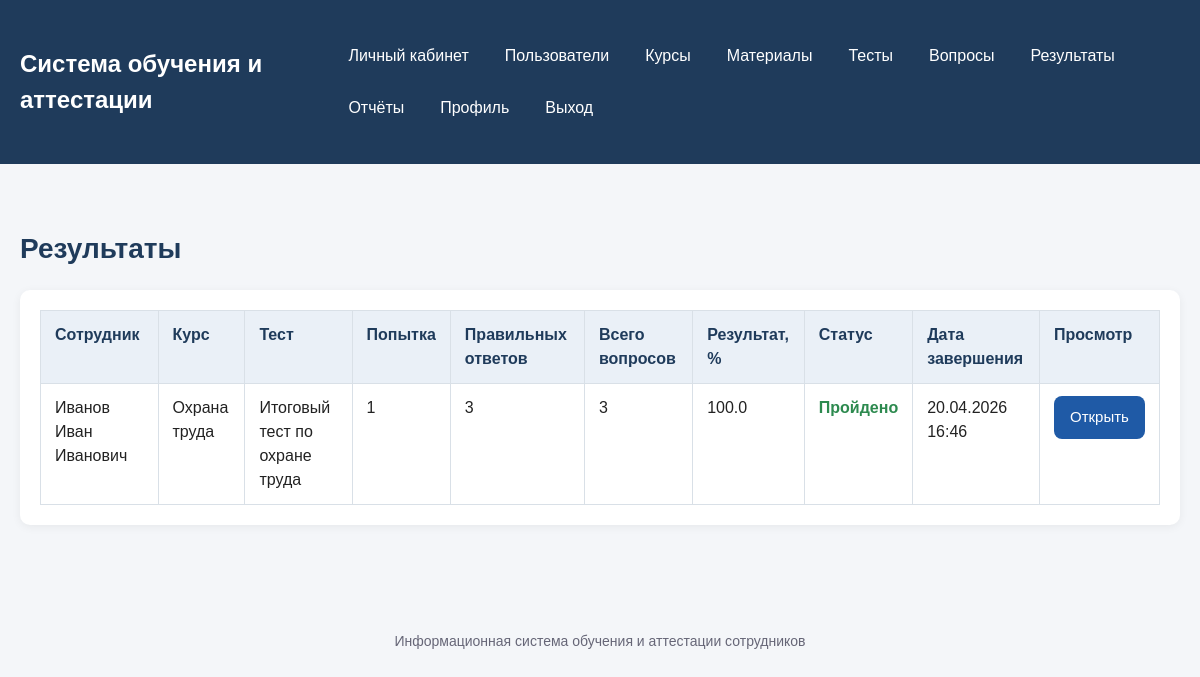
The page /results (signed in) on the database its author committed.
### models.py (models this page shows, shortened)
class Attempt(db.Model):
    __tablename__ = "attempts"
    id = db.Column(db.Integer, primary_key=True)
    attempt_number = db.Column(db.Integer, nullable=False, default=1)
    correct_answers = db.Column(db.Integer, nullable=False, default=0)
    total_questions = db.Column(db.Integer, nullable=False, default=0)
    score_percent = db.Column(db.Float, nullable=False, default=0.0)
    status = db.Column(db.String(30), nullable=False, default="Не пройдено")
    started_at = db.Column(db.DateTime, default=datetime.utcnow, nullable=False)
    finished_at = db.Column(db.DateTime)
    user_id = db.Column(
        db.Integer,
        db.ForeignKey("users.id", ondelete="CASCADE"),
        nullable=False
    )
    test_id = db.Column(
        db.Integer,
        db.ForeignKey("tests.id", ondelete="CASCADE"),
        nullable=False
    )
    user = db.relationship("User", back_populates="attempts")
    test = db.relationship("Test", back_populates="attempts")
    answers = db.relationship(
        "AttemptAnswer",
        back_populates="attempt",
        cascade="all, delete-orphan",
        order_by="AttemptAnswer.id.asc()"
    )

class User(db.Model):
    __tablename__ = "users"
    id = db.Column(db.Integer, primary_key=True)
    full_name = db.Column(db.String(150), nullable=False)
    login = db.Column(db.String(80), unique=True, nullable=False)
    password = db.Column(db.String(255), nullable=False)
    role = db.Column(db.String(30), nullable=False, default="employee")
    assignments = db.relationship(
        "CourseAssignment",
        back_populates="user",
        cascade="all, delete-orphan"
    )
    attempts = db.relationship(
        "Attempt",
        back_populates="user",
        cascade="all, delete-orphan"
    )

class Course(db.Model):
    __tablename__ = "courses"
    id = db.Column(db.Integer, primary_key=True)
    title = db.Column(db.String(200), nullable=False)
    description = db.Column(db.Text)
    materials = db.relationship(
        "Material",
        back_populates="course",
        cascade="all, delete-orphan"
    )
    tests = db.relationship(
        "Test",
        back_populates="course",
        cascade="all, delete-orphan"
    )
    assignments = db.relationship(
        "CourseAssignment",
        back_populates="course",
        cascade="all, delete-orphan"
    )

class Test(db.Model):
    __tablename__ = "tests"
    id = db.Column(db.Integer, primary_key=True)
    title = db.Column(db.String(200), nullable=False)
    description = db.Column(db.Text)
    pass_score = db.Column(db.Integer, nullable=False, default=70)
    question_count = db.Column(db.Integer, nullable=False, default=10)
    max_attempts = db.Column(db.Integer, nullable=False, default=3)
    is_active = db.Column(db.Boolean, default=True, nullable=False)
    course_id = db.Column(
        db.Integer,
        db.ForeignKey("courses.id", ondelete="CASCADE"),
        nullable=False
    )
    course = db.relationship("Course", back_populates="tests")
    questions = db.relationship(
        "Question",
        back_populates="test",
        cascade="all, delete-orphan",
        order_by="Question.id.asc()"
    )
    attempts = db.relationship(
        "Attempt",
        back_populates="test",
        cascade="all, delete-orphan"
    )

### app.py (the view)
@app.route("/results")
@login_required
def results():
    user = current_user()
    if user.role == "admin":
        attempts = Attempt.query.order_by(Attempt.finished_at.desc().nullslast()).all()
    elif user.role == "manager":
        attempts = Attempt.query.order_by(Attempt.finished_at.desc().nullslast()).all()
    else:
        attempts = (
            Attempt.query.filter_by(user_id=user.id)
            .order_by(Attempt.finished_at.desc().nullslast())
            .all()
        )
    return render_template("results.html", attempts=attempts)

### app.py (called while the page is built)
def current_user():
    user_id = session.get("user_id")
    if not user_id:
        return None
    return db.session.get(User, user_id)

@app.context_processor
def inject_user():
    return {"current_user": current_user()}

def login_required(view_func):
    @wraps(view_func)
    def wrapper(*args, **kwargs):
        if not current_user():
            flash("Сначала войдите в систему.", "warning")
            return redirect(url_for("login"))
        return view_func(*args, **kwargs)
    return wrapper

### templates/results.html (shortened to what this page needs)
{% extends "base.html" %}
{% block content %}
    <h1 class="page-title">
        {% if current_user.role == 'employee' %}
            Мои результаты
        {% else %}
            Результаты
        {% endif %}
    </h1>
    <section class="section">
        {% if attempts %}
            <div class="table-wrapper">
                <table>
                    <thead>
                        <tr>
                            {% if current_user.role != 'employee' %}
                                <th>Сотрудник</th>
                            {% endif %}
                            <th>Курс</th>
                            <th>Тест</th>
                            <th>Попытка</th>
                            <th>Правильных ответов</th>
                            <th>Всего вопросов</th>
                            <th>Результат, %</th>
                            <th>Статус</th>
                            <th>Дата завершения</th>
                            <th>Просмотр</th>
                        </tr>
                    </thead>
                    <tbody>
                        {% for attempt in attempts %}
                            <tr>
                                {% if current_user.role != 'employee' %}
                                    <td>{{ attempt.user.full_name }}</td>
                                {% endif %}
                                <td>{{ attempt.test.course.title }}</td>
                                <td>{{ attempt.test.title }}</td>
                                <td>{{ attempt.attempt_number }}</td>
                                <td>{{ attempt.correct_answers }}</td>
                                <td>{{ attempt.total_questions }}</td>
                                <td>{{ attempt.score_percent }}</td>
                                <td>
                                    {% if attempt.status == 'Пройдено' %}
                                        <span class="result-status success" style="font-size: 16px; margin: 0;">
                                            {{ attempt.status }}
                                        </span>
                                    {% else %}
                                        <span class="result-status fail" style="font-size: 16px; margin: 0;">
                                            {{ attempt.status }}
                                        </span>
                                    {% endif %}
                                </td>
                                <td>
                                    {% if attempt.finished_at %}
                                        {{ attempt.finished_at.strftime('%d.%m.%Y %H:%M') }}
                                    {% else %}
                                        —
                                    {% endif %}
                                </td>
                                <td>
                                    <a href="{{ url_for('test_result', attempt_id=attempt.id) }}" class="btn btn-primary">
                                        Открыть
                                    </a>
                                </td>
                            </tr>
                        {% endfor %}
                    </tbody>
                </table>
            </div>
        {% else %}
            <p>Результаты пока отсутствуют.</p>
        {% endif %}
    </section>
{% endblock %}

### static/css/style.css (style rules this page uses)
* { box-sizing: border-box; margin: 0; padding: 0; }
body { font-family: Arial, sans-serif; background: #f4f6f9; color: #222; line-height: 1.5; }
a { color: #1f5aa6; text-decoration: none; }
.page-title { font-size: 28px; margin-bottom: 20px; color: #1f3b5b; }
.section { background: #ffffff; border-radius: 10px; padding: 20px; margin-bottom: 20px; box-shadow: 0 2px 10px rgba(0, 0, 0, 0.06); }
.table-wrapper { overflow-x: auto; }
table { width: 100%; border-collapse: collapse; background: #ffffff; }
table th, table td { padding: 12px 14px; border: 1px solid #d9e0e7; text-align: left; vertical-align: top; }
table th { background: #eaf0f7; color: #1f3b5b; font-weight: bold; }
.btn { display: inline-block; padding: 10px 16px; border: none; border-radius: 8px; cursor: pointer; font-size: 15px; text-align: center; text-decoration: none; transition: 0.2s ease; }
.btn-primary { background: #1f5aa6; color: #ffffff; }
.result-status { font-size: 20px; font-weight: bold; margin-bottom: 12px; }
.result-status.success { color: #2d8a4f; }

### rows shown on the page
Attempt: user.full_name "Иванов Иван Иванович", test.course "Охрана труда", test "Итоговый тест по охране труда", attempt_number "1", correct_answers "3", total_questions "3", score_percent "100.0", status "Пройдено", finished_at "20.04.2026 16:46"
